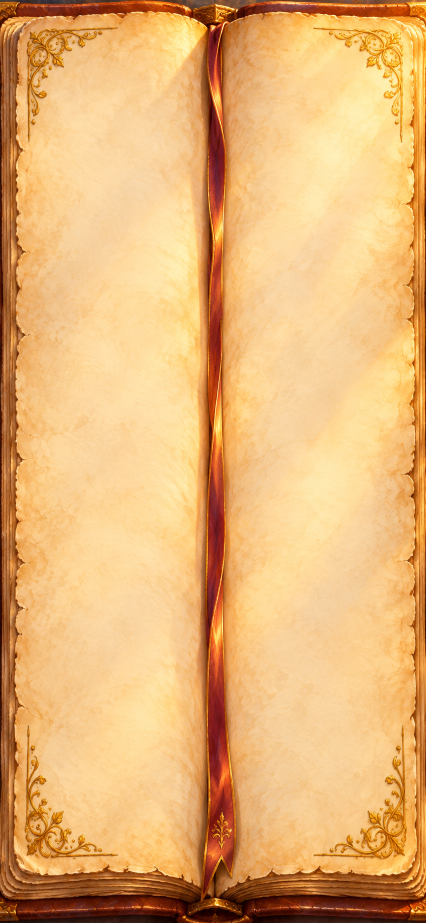
#> input picture docs/design/iter2/journal-page.png, 852 x 1846 px, given in place of grove-paint.png, which was not available (shown at 1/2 size)
$ python build_grove.py
#> lines starting #> are read from the running program, lines starting #| are printed output that depends on the picture; pictures that were not available may be replaced by others from this repository, and a replacement may not be noted
#!/usr/bin/env python3
"""The swipeable Whispering Grove (iteration 2): [Codex's left panel | the Grove painting | right panel], seams found
by best alignment and feathered (as tools/build_world.py does for the Sanctuary). Also moves the lantern-order map
into the wider layout (no lanterns in the side panels yet). Outputs into SpikeLab/Assets: grove-world-paint.png,
grove-world-lanterns.png, grove-layout.json. Then run tools/depthmap on grove-world-paint.png → grove-world-depth.png.
Run from prototypes/p2-spikes."""
import json
import numpy as np
from PIL import Image

A = "SpikeLab/Assets"; D = "../../docs/design/iter2"
home = Image.open(f"{A}/grove-paint.png").convert("RGB")
#> home is the input picture: PIL image 852x1846 RGB; mean R, G, B 229.8, 179.1, 117.2
W, H = home.size
#> W = 852; H = 1846
left = Image.open(f"{D}/grove-left.png").convert("RGB").resize((W, H), Image.LANCZOS)
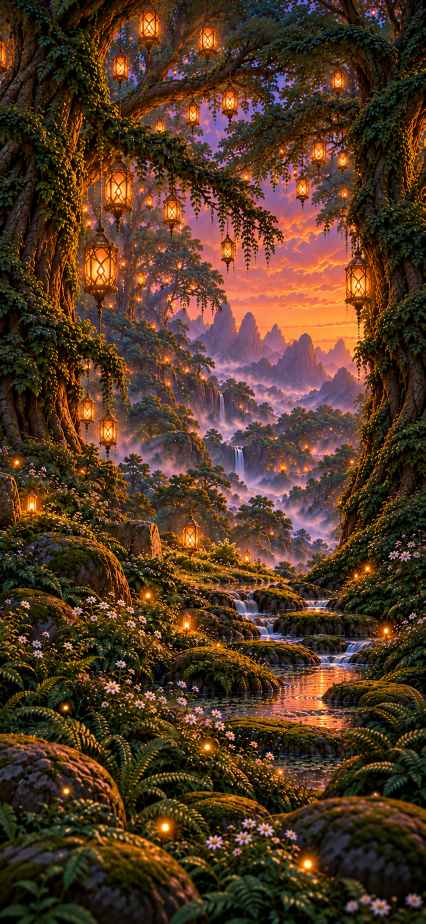
#> input picture docs/design/iter2/grove-left.png, 851 x 1847 px, found by its file name (shown at 1/2 size)
right = Image.open(f"{D}/grove-right.png").convert("RGB").resize((W, H), Image.LANCZOS)
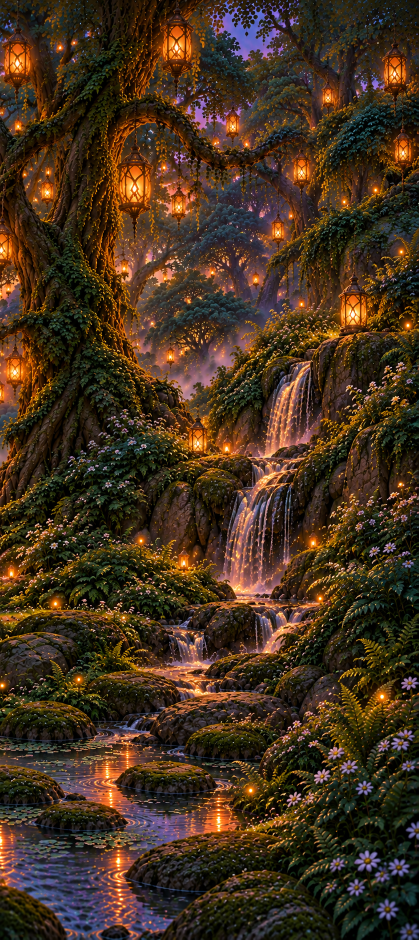
#> input picture docs/design/iter2/grove-right.png, 837 x 1879 px, found by its file name (shown at 1/2 size)

def best_overlap(a_img, b_img, max_ov=int(W * 0.18)):
#> called with max_ov = 153
    a = np.asarray(a_img).astype(float); b = np.asarray(b_img).astype(float)
    best = (1e18, 24, 0)
    for ov in range(16, max_ov, 4):
        for dy in range(-12, 13, 4):
            aa = a[max(0, dy):H + min(0, dy), W - ov:]
            bb = b[max(0, -dy):H + min(0, -dy), :ov]
            err = np.mean((aa - bb) ** 2)
            if err < best[0]: best = (err, ov, dy)
#> after the loop, best = (7023.7, 16, -12)
    return best

_, ovL, dyL = best_overlap(left, home)
#> ovL = 16; dyL = -12
_, ovR, dyR = best_overlap(home, right)
#> ovR = 16; dyR = 12
print("left overlap", ovL, dyL, "| right overlap", ovR, dyR)
#| left overlap 16 -12 | right overlap 16 12
ovL = max(ovL, 60); ovR = max(ovR, 60)
#> after `ovL = max(ovL, 60)`: ovL = 60
#> after `ovR = max(ovR, 60)`: ovR = 60
total = W * 3 - ovL - ovR
#> total = 2436
canvas = np.zeros((H, total, 3)); weight = np.zeros((H, total, 1))
def put(img, x0, dy, rl, rr):
#> called with x0 = 0, dy = 12, rl = 0, rr = 60
    a = np.asarray(img).astype(float)
    if dy > 0: a = np.concatenate([np.repeat(a[:1], dy, 0), a[:-dy]], 0)       # shift, repeating the edge row
    elif dy < 0: a = np.concatenate([a[-dy:], np.repeat(a[-1:], -dy, 0)], 0)   # (rolling wrapped the bottom to the top)
    w = np.ones((H, W, 1))
    if rl: w[:, :rl, 0] = np.linspace(0, 1, rl)[None, :]
    if rr: w[:, W - rr:, 0] = np.linspace(1, 0, rr)[None, :]
    canvas[:, x0:x0 + W] += a * w; weight[:, x0:x0 + W] += w
put(left, 0, -dyL, 0, ovL); put(home, W - ovL, 0, ovL, ovR); put(right, 2 * W - ovL - ovR, -dyR, ovR, 0)
#> call 2 of put, with x0 = 792, dy = 0, rl = 60, rr = 60
#> in put (call 2), `weight[:, x0:x0 + W] += w`:
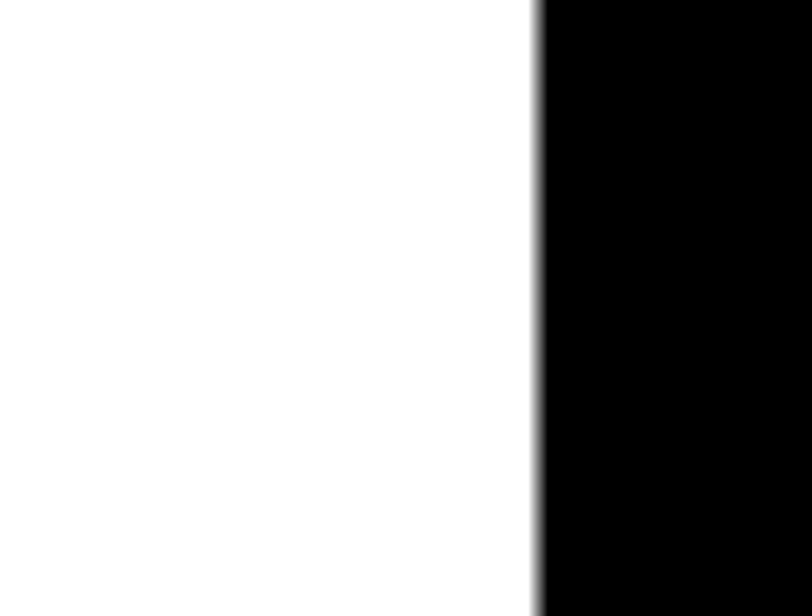
#> weight: shape (1846, 2436, 1) float64 (shown at 1/3 size); min 0, max 1, mean 0.663
#> call 3 of put, with x0 = 1584, dy = -12, rl = 60, rr = 0
#> in put (call 3), `elif dy < 0: a = np.concatenate([a[-dy:], np.repeat(a[-1:], -dy, 0)], 0)`:
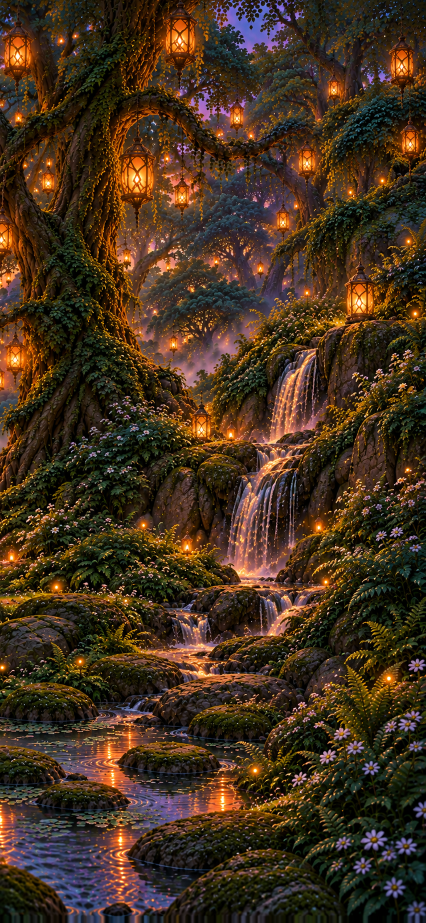
#> a: shape (1846, 852, 3) float64 (shown at 1/2 size); mean R, G, B 68.6, 49.2, 30.2
#> in put (call 3), `canvas[:, x0:x0 + W] += a * w`:
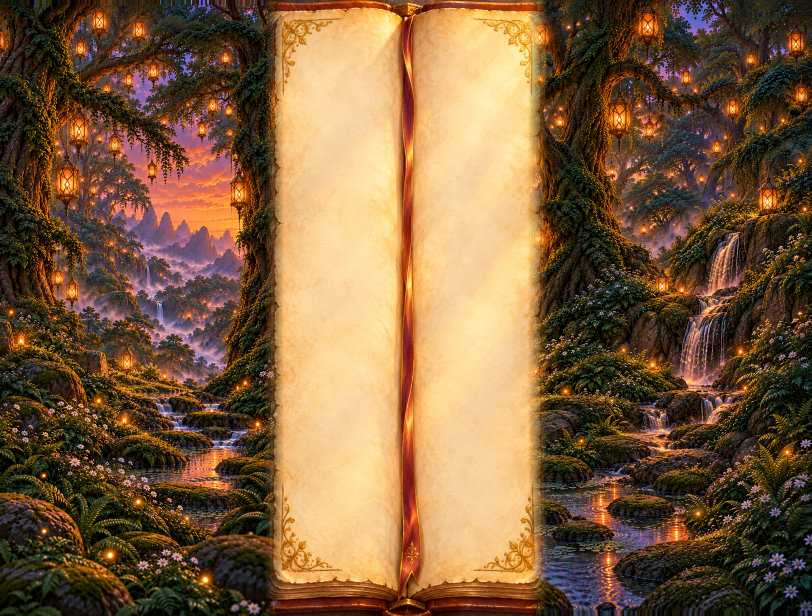
#> canvas: shape (1846, 2436, 3) float64 (shown at 1/3 size); mean R, G, B 126.8, 95.3, 62
#> in put (call 3), `weight[:, x0:x0 + W] += w`: weight: shape (1846, 2436, 1) float64; every value is 1
Image.fromarray((canvas / np.maximum(weight, 1e-6)).clip(0, 255).astype(np.uint8)).save(f"{A}/grove-world-paint.png")
x0 = W - ovL
#> x0 = 792
# The lantern map (half size) moved into the wider layout; nearest resampling keeps each lantern's order exact.
lm = Image.open(f"{A}/grove-lanterns.png").convert("RGB")
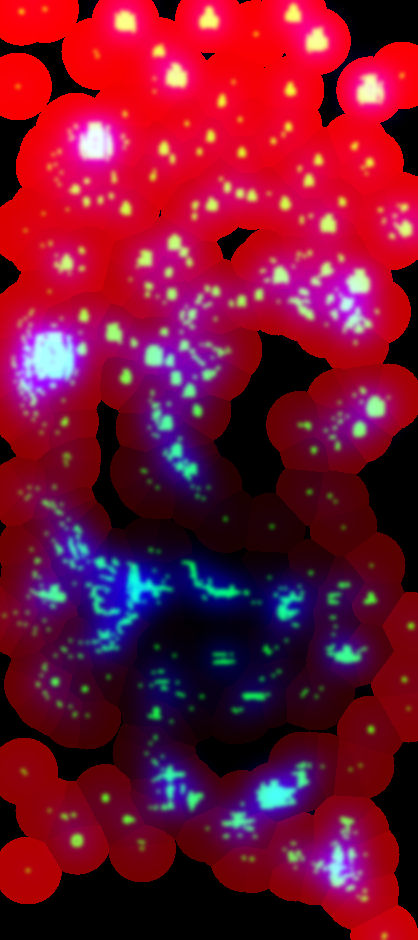
#> input picture prototypes/p2-spikes/SpikeLab/Assets/grove-lanterns.png, 418 x 940 px, found by its file name
#> lm is the input picture: PIL image 418x940 RGB; mean R, G, B 117.8, 16.8, 48.1
lw, lh = lm.size; k = lw / W
#> after `lw, lh = lm.size`: lw = 418; lh = 940
#> after `k = lw / W`: k = 0.491
out = Image.new("RGB", (int(round(total * k)), lh))
#> out: PIL image 1195x940 RGB; every value is 0
out.paste(lm, (int(round(x0 * k)), 0))
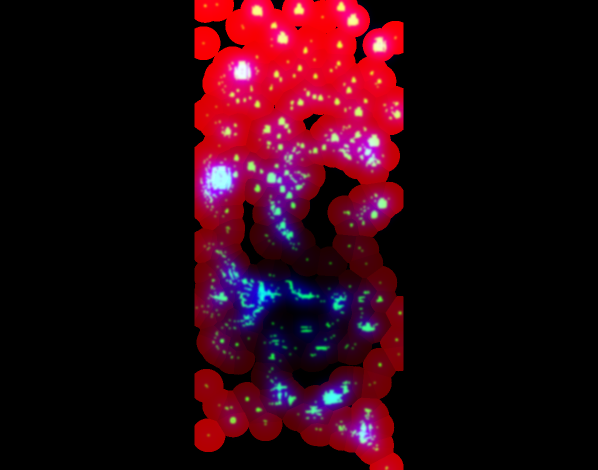
#> out: PIL image 1195x940 RGB (shown at 1/2 size); mean R, G, B 41.2, 5.9, 16.8
out.save(f"{A}/grove-world-lanterns.png")
json.dump({"total": total, "height": H, "homeX0": x0, "homeW": W}, open(f"{A}/grove-layout.json", "w"))
print("grove world", total, "x", H, "home at", x0)
#| grove world 2436 x 1846 home at 792
